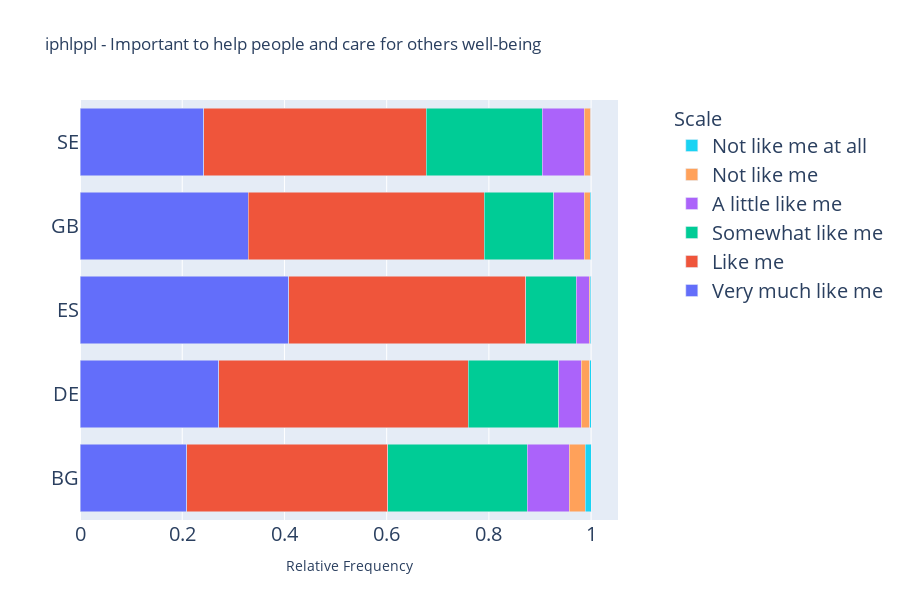

The cell this chart's notebook holds for it:
### Code cell
import plotly.express as px
import plotly.graph_objects as go

scala_values = {
    1: "Very much like me",
    2: "Like me",
    3: "Somewhat like me",
    4: "A little like me",
    5: "Not like me",
    6: "Not like me at all"
}

df_grouped = df.groupby("cntry")["iphlppl"].value_counts(normalize=True).unstack(1)

fig = go.Figure()
for col in df_grouped.columns:
    fig.add_trace(go.Bar(
        y=df_grouped.index,
        x=df_grouped[col],
        name=scala_values[col],
        orientation='h'
    ))

fig.update_layout(
    title="iphlppl - Important to help people and care for others well-being",
    xaxis_title="Relative Frequency",
    yaxis_title="",
    legend=dict(
        title="Scale",
        title_font=dict(size=20),
        font=dict(size=20),
        x=1.1,
        y=1,
        orientation="v"
    ),
    height=600,
    width=900,
    barmode='stack'
)

fig.update_xaxes(tickfont=dict(size=20))
fig.update_yaxes(tickfont=dict(size=20))

fig.show()

### Figure 1 — Plotly figure (JSON) as saved in the notebook; plotly's stock layout.template omitted (floating-point values rounded to 4 significant figures)
{"data": [{"name": "Very much like me", "orientation": "h", "type": "bar", "x": [0.2088, 0.271, 0.4082, 0.3292, 0.2423], "y": ["BG", "DE", "ES", "GB", "SE"]}, {"name": "Like me", "orientation": "h", "type": "bar", "x": [0.3929, 0.4891, 0.4638, 0.4619, 0.4354], "y": ["BG", "DE", "ES", "GB", "SE"]}, {"name": "Somewhat like me", "orientation": "h", "type": "bar", "x": [0.2734, 0.1764, 0.09879, 0.1363, 0.2263], "y": ["BG", "DE", "ES", "GB", "SE"]}, {"name": "A little like me", "orientation": "h", "type": "bar", "x": [0.08184, 0.04435, 0.02541, 0.0589, 0.08293], "y": ["BG", "DE", "ES", "GB", "SE"]}, {"name": "Not like me", "orientation": "h", "type": "bar", "x": [0.03181, 0.01676, 0.002612, 0.01222, 0.01236], "y": ["BG", "DE", "ES", "GB", "SE"]}, {"name": "Not like me at all", "orientation": "h", "type": "bar", "x": [0.01117, 0.002365, 0.001187, 0.001556, 0.0006504], "y": ["BG", "DE", "ES", "GB", "SE"]}], "layout": {"barmode": "stack", "height": 600, "legend": {"font": {"size": 20}, "orientation": "v", "title": {"font": {"size": 20}, "text": "Scale"}, "x": 1.1, "y": 1}, "title": {"text": "iphlppl - Important to help people and care for others well-being"}, "width": 900, "xaxis": {"tickfont": {"size": 20}, "title": {"text": "Relative Frequency"}}, "yaxis": {"tickfont": {"size": 20}, "title": {"text": ""}}}}
